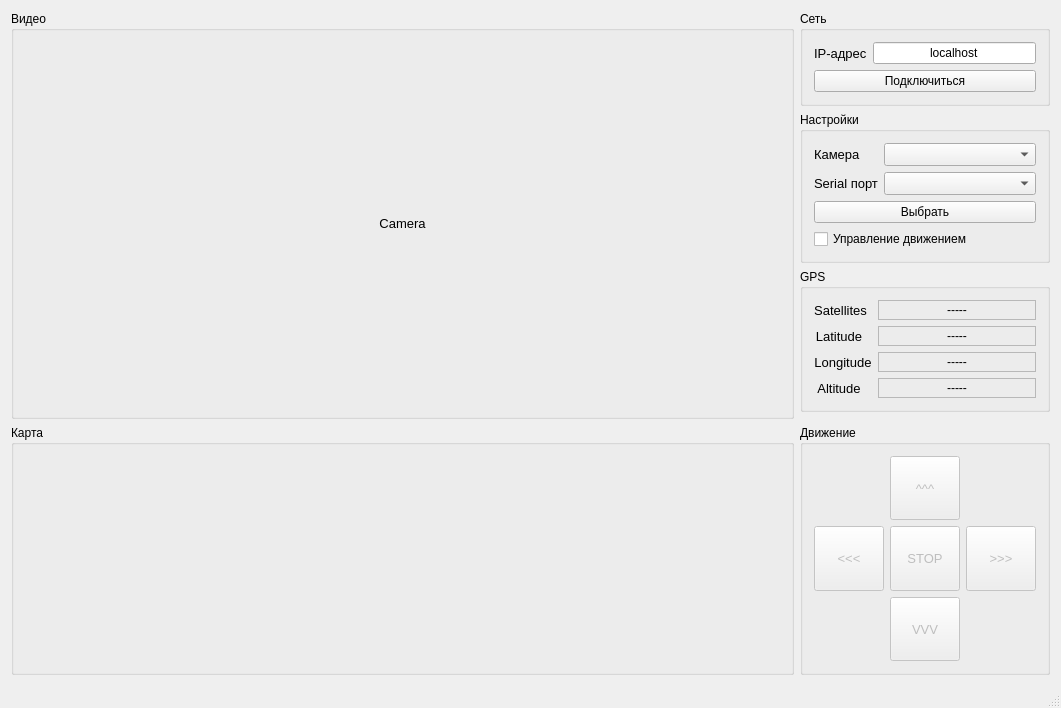
<?xml version="1.0" encoding="UTF-8"?>
<ui version="4.0">
 <class>MainWindow</class>
 <widget class="QMainWindow" name="MainWindow">
  <property name="geometry">
   <rect>
    <x>0</x>
    <y>0</y>
    <width>1061</width>
    <height>708</height>
   </rect>
  </property>
  <property name="windowTitle">
   <string>MainWindow</string>
  </property>
  <widget class="QWidget" name="centralWidget">
   <layout class="QGridLayout" name="gridLayout_2">
    <item row="0" column="0" rowspan="4">
     <widget class="QGroupBox" name="groupBox_4">
      <property name="title">
       <string>Видео</string>
      </property>
      <layout class="QVBoxLayout" name="verticalLayout">
       <property name="leftMargin">
        <number>0</number>
       </property>
       <property name="topMargin">
        <number>0</number>
       </property>
       <property name="rightMargin">
        <number>0</number>
       </property>
       <property name="bottomMargin">
        <number>0</number>
       </property>
       <item>
        <widget class="QLabel" name="camera">
         <property name="sizePolicy">
          <sizepolicy hsizetype="Expanding" vsizetype="Expanding">
           <horstretch>0</horstretch>
           <verstretch>0</verstretch>
          </sizepolicy>
         </property>
         <property name="font">
          <font>
           <pointsize>10</pointsize>
           <weight>50</weight>
           <bold>false</bold>
          </font>
         </property>
         <property name="text">
          <string>Camera</string>
         </property>
         <property name="alignment">
          <set>Qt::AlignCenter</set>
         </property>
        </widget>
       </item>
      </layout>
     </widget>
    </item>
    <item row="0" column="1">
     <widget class="QGroupBox" name="groupBox_6">
      <property name="sizePolicy">
       <sizepolicy hsizetype="Fixed" vsizetype="Preferred">
        <horstretch>0</horstretch>
        <verstretch>0</verstretch>
       </sizepolicy>
      </property>
      <property name="maximumSize">
       <size>
        <width>250</width>
        <height>16777215</height>
       </size>
      </property>
      <property name="title">
       <string>Сеть</string>
      </property>
      <layout class="QFormLayout" name="formLayout_6">
       <item row="0" column="0">
        <widget class="QLabel" name="label_8">
         <property name="font">
          <font>
           <pointsize>10</pointsize>
           <weight>50</weight>
           <bold>false</bold>
          </font>
         </property>
         <property name="text">
          <string>IP-адрес</string>
         </property>
        </widget>
       </item>
       <item row="0" column="1">
        <widget class="QLineEdit" name="networkIp">
         <property name="text">
          <string>localhost</string>
         </property>
         <property name="alignment">
          <set>Qt::AlignCenter</set>
         </property>
        </widget>
       </item>
       <item row="2" column="0" colspan="2">
        <widget class="QPushButton" name="networkConnect">
         <property name="text">
          <string>Подключиться</string>
         </property>
        </widget>
       </item>
      </layout>
     </widget>
    </item>
    <item row="2" column="1">
     <widget class="QGroupBox" name="groupBox">
      <property name="sizePolicy">
       <sizepolicy hsizetype="Fixed" vsizetype="Preferred">
        <horstretch>0</horstretch>
        <verstretch>0</verstretch>
       </sizepolicy>
      </property>
      <property name="maximumSize">
       <size>
        <width>250</width>
        <height>16777215</height>
       </size>
      </property>
      <property name="title">
       <string>GPS</string>
      </property>
      <layout class="QFormLayout" name="formLayout_5">
       <item row="1" column="0">
        <widget class="QLabel" name="label">
         <property name="font">
          <font>
           <pointsize>10</pointsize>
           <weight>50</weight>
           <bold>false</bold>
          </font>
         </property>
         <property name="text">
          <string>Satellites</string>
         </property>
         <property name="alignment">
          <set>Qt::AlignCenter</set>
         </property>
        </widget>
       </item>
       <item row="2" column="0">
        <widget class="QLabel" name="labelData0_2">
         <property name="sizePolicy">
          <sizepolicy hsizetype="Minimum" vsizetype="Preferred">
           <horstretch>0</horstretch>
           <verstretch>0</verstretch>
          </sizepolicy>
         </property>
         <property name="minimumSize">
          <size>
           <width>50</width>
           <height>0</height>
          </size>
         </property>
         <property name="font">
          <font>
           <pointsize>10</pointsize>
           <weight>50</weight>
           <bold>false</bold>
          </font>
         </property>
         <property name="text">
          <string>Latitude</string>
         </property>
         <property name="alignment">
          <set>Qt::AlignCenter</set>
         </property>
        </widget>
       </item>
       <item row="3" column="0">
        <widget class="QLabel" name="labelData0_4">
         <property name="sizePolicy">
          <sizepolicy hsizetype="Minimum" vsizetype="Preferred">
           <horstretch>0</horstretch>
           <verstretch>0</verstretch>
          </sizepolicy>
         </property>
         <property name="minimumSize">
          <size>
           <width>50</width>
           <height>0</height>
          </size>
         </property>
         <property name="font">
          <font>
           <pointsize>10</pointsize>
           <weight>50</weight>
           <bold>false</bold>
          </font>
         </property>
         <property name="text">
          <string>Longitude</string>
         </property>
         <property name="alignment">
          <set>Qt::AlignCenter</set>
         </property>
        </widget>
       </item>
       <item row="4" column="0">
        <widget class="QLabel" name="labelData0_5">
         <property name="sizePolicy">
          <sizepolicy hsizetype="Minimum" vsizetype="Preferred">
           <horstretch>0</horstretch>
           <verstretch>0</verstretch>
          </sizepolicy>
         </property>
         <property name="minimumSize">
          <size>
           <width>50</width>
           <height>0</height>
          </size>
         </property>
         <property name="font">
          <font>
           <pointsize>10</pointsize>
           <weight>50</weight>
           <bold>false</bold>
          </font>
         </property>
         <property name="text">
          <string>Altitude</string>
         </property>
         <property name="alignment">
          <set>Qt::AlignCenter</set>
         </property>
        </widget>
       </item>
       <item row="1" column="1">
        <widget class="QLabel" name="gpsSat">
         <property name="minimumSize">
          <size>
           <width>0</width>
           <height>20</height>
          </size>
         </property>
         <property name="frameShape">
          <enum>QFrame::StyledPanel</enum>
         </property>
         <property name="text">
          <string>-----</string>
         </property>
         <property name="alignment">
          <set>Qt::AlignCenter</set>
         </property>
        </widget>
       </item>
       <item row="2" column="1">
        <widget class="QLabel" name="gpsLat">
         <property name="minimumSize">
          <size>
           <width>0</width>
           <height>20</height>
          </size>
         </property>
         <property name="frameShape">
          <enum>QFrame::StyledPanel</enum>
         </property>
         <property name="text">
          <string>-----</string>
         </property>
         <property name="alignment">
          <set>Qt::AlignCenter</set>
         </property>
        </widget>
       </item>
       <item row="3" column="1">
        <widget class="QLabel" name="gpsLon">
         <property name="minimumSize">
          <size>
           <width>0</width>
           <height>20</height>
          </size>
         </property>
         <property name="frameShape">
          <enum>QFrame::StyledPanel</enum>
         </property>
         <property name="text">
          <string>-----</string>
         </property>
         <property name="alignment">
          <set>Qt::AlignCenter</set>
         </property>
        </widget>
       </item>
       <item row="4" column="1">
        <widget class="QLabel" name="gpsAlt">
         <property name="minimumSize">
          <size>
           <width>0</width>
           <height>20</height>
          </size>
         </property>
         <property name="frameShape">
          <enum>QFrame::StyledPanel</enum>
         </property>
         <property name="text">
          <string>-----</string>
         </property>
         <property name="alignment">
          <set>Qt::AlignCenter</set>
         </property>
        </widget>
       </item>
      </layout>
     </widget>
    </item>
    <item row="4" column="0">
     <widget class="QGroupBox" name="groupBox_5">
      <property name="title">
       <string>Карта</string>
      </property>
     </widget>
    </item>
    <item row="4" column="1">
     <widget class="QGroupBox" name="groupBox_3">
      <property name="sizePolicy">
       <sizepolicy hsizetype="Fixed" vsizetype="Fixed">
        <horstretch>0</horstretch>
        <verstretch>0</verstretch>
       </sizepolicy>
      </property>
      <property name="minimumSize">
       <size>
        <width>0</width>
        <height>250</height>
       </size>
      </property>
      <property name="maximumSize">
       <size>
        <width>250</width>
        <height>16777215</height>
       </size>
      </property>
      <property name="title">
       <string>Движение</string>
      </property>
      <layout class="QGridLayout" name="gridLayout">
       <item row="3" column="1">
        <widget class="QPushButton" name="buttonLeft">
         <property name="enabled">
          <bool>false</bool>
         </property>
         <property name="sizePolicy">
          <sizepolicy hsizetype="Fixed" vsizetype="Expanding">
           <horstretch>70</horstretch>
           <verstretch>70</verstretch>
          </sizepolicy>
         </property>
         <property name="minimumSize">
          <size>
           <width>50</width>
           <height>50</height>
          </size>
         </property>
         <property name="maximumSize">
          <size>
           <width>70</width>
           <height>70</height>
          </size>
         </property>
         <property name="font">
          <font>
           <pointsize>10</pointsize>
           <weight>50</weight>
           <bold>false</bold>
          </font>
         </property>
         <property name="text">
          <string>&lt;&lt;&lt;</string>
         </property>
        </widget>
       </item>
       <item row="4" column="2">
        <widget class="QPushButton" name="buttonBackward">
         <property name="enabled">
          <bool>false</bool>
         </property>
         <property name="sizePolicy">
          <sizepolicy hsizetype="Minimum" vsizetype="Minimum">
           <horstretch>70</horstretch>
           <verstretch>70</verstretch>
          </sizepolicy>
         </property>
         <property name="minimumSize">
          <size>
           <width>50</width>
           <height>50</height>
          </size>
         </property>
         <property name="maximumSize">
          <size>
           <width>70</width>
           <height>70</height>
          </size>
         </property>
         <property name="font">
          <font>
           <pointsize>10</pointsize>
           <weight>50</weight>
           <bold>false</bold>
          </font>
         </property>
         <property name="text">
          <string>VVV</string>
         </property>
        </widget>
       </item>
       <item row="3" column="3">
        <widget class="QPushButton" name="buttonRight">
         <property name="enabled">
          <bool>false</bool>
         </property>
         <property name="sizePolicy">
          <sizepolicy hsizetype="Maximum" vsizetype="Expanding">
           <horstretch>70</horstretch>
           <verstretch>70</verstretch>
          </sizepolicy>
         </property>
         <property name="minimumSize">
          <size>
           <width>50</width>
           <height>50</height>
          </size>
         </property>
         <property name="maximumSize">
          <size>
           <width>70</width>
           <height>70</height>
          </size>
         </property>
         <property name="font">
          <font>
           <pointsize>10</pointsize>
           <weight>50</weight>
           <bold>false</bold>
          </font>
         </property>
         <property name="text">
          <string>&gt;&gt;&gt;</string>
         </property>
        </widget>
       </item>
       <item row="3" column="2">
        <widget class="QPushButton" name="buttonStop">
         <property name="enabled">
          <bool>false</bool>
         </property>
         <property name="sizePolicy">
          <sizepolicy hsizetype="Minimum" vsizetype="Minimum">
           <horstretch>70</horstretch>
           <verstretch>70</verstretch>
          </sizepolicy>
         </property>
         <property name="minimumSize">
          <size>
           <width>50</width>
           <height>50</height>
          </size>
         </property>
         <property name="maximumSize">
          <size>
           <width>70</width>
           <height>70</height>
          </size>
         </property>
         <property name="font">
          <font>
           <pointsize>10</pointsize>
           <weight>50</weight>
           <bold>false</bold>
          </font>
         </property>
         <property name="text">
          <string>STOP</string>
         </property>
        </widget>
       </item>
       <item row="2" column="2">
        <widget class="QPushButton" name="buttonForward">
         <property name="enabled">
          <bool>false</bool>
         </property>
         <property name="sizePolicy">
          <sizepolicy hsizetype="Fixed" vsizetype="Fixed">
           <horstretch>70</horstretch>
           <verstretch>70</verstretch>
          </sizepolicy>
         </property>
         <property name="minimumSize">
          <size>
           <width>50</width>
           <height>50</height>
          </size>
         </property>
         <property name="maximumSize">
          <size>
           <width>70</width>
           <height>70</height>
          </size>
         </property>
         <property name="font">
          <font>
           <pointsize>10</pointsize>
           <weight>50</weight>
           <bold>false</bold>
          </font>
         </property>
         <property name="text">
          <string>^^^</string>
         </property>
        </widget>
       </item>
      </layout>
     </widget>
    </item>
    <item row="3" column="1">
     <spacer name="verticalSpacer">
      <property name="orientation">
       <enum>Qt::Vertical</enum>
      </property>
      <property name="sizeHint" stdset="0">
       <size>
        <width>20</width>
        <height>24</height>
       </size>
      </property>
     </spacer>
    </item>
    <item row="1" column="1">
     <widget class="QGroupBox" name="groupBox_2">
      <property name="sizePolicy">
       <sizepolicy hsizetype="Fixed" vsizetype="Preferred">
        <horstretch>0</horstretch>
        <verstretch>0</verstretch>
       </sizepolicy>
      </property>
      <property name="maximumSize">
       <size>
        <width>250</width>
        <height>16777215</height>
       </size>
      </property>
      <property name="title">
       <string>Настройки</string>
      </property>
      <layout class="QFormLayout" name="formLayout_3">
       <item row="0" column="0">
        <widget class="QLabel" name="label_5">
         <property name="font">
          <font>
           <pointsize>10</pointsize>
           <weight>50</weight>
           <bold>false</bold>
          </font>
         </property>
         <property name="text">
          <string>Камера</string>
         </property>
        </widget>
       </item>
       <item row="0" column="1">
        <widget class="QComboBox" name="cameraList">
         <property name="minimumSize">
          <size>
           <width>0</width>
           <height>0</height>
          </size>
         </property>
         <property name="maximumSize">
          <size>
           <width>16777215</width>
           <height>25</height>
          </size>
         </property>
         <property name="font">
          <font>
           <pointsize>10</pointsize>
           <weight>50</weight>
           <bold>false</bold>
          </font>
         </property>
         <property name="frame">
          <bool>true</bool>
         </property>
        </widget>
       </item>
       <item row="1" column="0">
        <widget class="QLabel" name="label_4">
         <property name="font">
          <font>
           <pointsize>10</pointsize>
           <weight>50</weight>
           <bold>false</bold>
          </font>
         </property>
         <property name="text">
          <string>Serial порт</string>
         </property>
        </widget>
       </item>
       <item row="1" column="1">
        <widget class="QComboBox" name="serialList">
         <property name="maximumSize">
          <size>
           <width>16777215</width>
           <height>25</height>
          </size>
         </property>
         <property name="font">
          <font>
           <pointsize>10</pointsize>
           <weight>50</weight>
           <bold>false</bold>
          </font>
         </property>
        </widget>
       </item>
       <item row="3" column="0" colspan="2">
        <widget class="QCheckBox" name="checkBox">
         <property name="text">
          <string>Управление движением</string>
         </property>
        </widget>
       </item>
       <item row="2" column="0" colspan="2">
        <widget class="QPushButton" name="paramsSelect">
         <property name="text">
          <string>Выбрать</string>
         </property>
        </widget>
       </item>
      </layout>
     </widget>
    </item>
   </layout>
  </widget>
  <widget class="QStatusBar" name="statusBar"/>
 </widget>
 <layoutdefault spacing="6" margin="11"/>
 <resources/>
 <connections/>
</ui>
